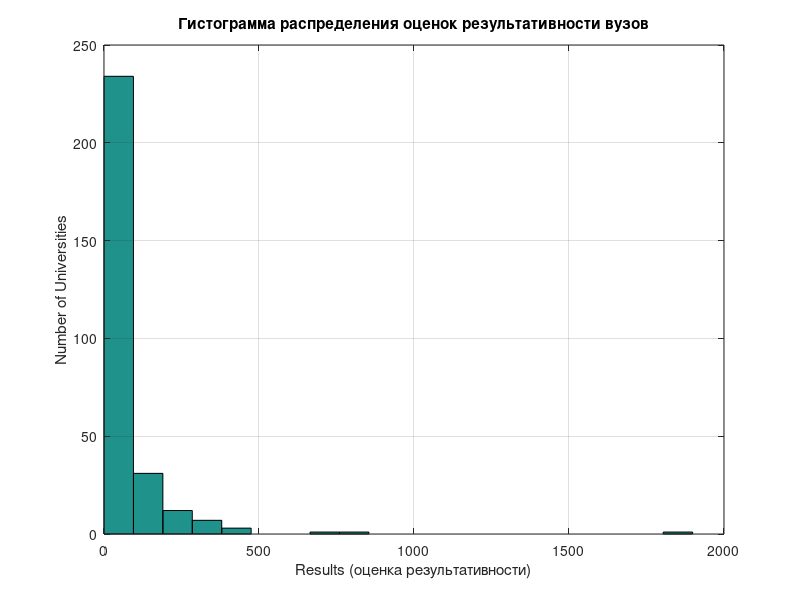

Write MATLAB code to recreate this figure.
% programm_Strakhova.m
% Тема 2. Метод главных компонент (расширенная версия с записью в файл)
% Страховая Виктория, группа А-03-22

clear all;
close all;
clc;

% Открытие файла для записи результатов
fp = fopen('prtcl_Strakhova.txt', 'w');

% Загрузка данных
XX = load('dan_vuz.txt');
fprintf(fp, '=== ДАННЫЕ О ВУЗАХ ===\n');
fprintf(fp, 'Размер матрицы XX: %d x %d\n', size(XX, 1), size(XX, 2));
fprintf(fp, 'Количество вузов: %d\n', size(XX, 1));

% Выделение показателей результативности
X = XX(:, 3:13);
fprintf(fp, '\n=== ПОКАЗАТЕЛИ РЕЗУЛЬТАТИВНОСТИ ===\n');
fprintf(fp, 'Матрица X: %d x %d (11 показателей)\n', size(X, 1), size(X, 2));

% Матрица корреляций
R = corr(X);
fprintf(fp, '\n=== МАТРИЦА КОРРЕЛЯЦИЙ ===\n');
for i = 1:size(R, 1)
    for j = 1:size(R, 2)
        fprintf(fp, '%8.4f ', R(i, j));
    end
    fprintf(fp, '\n');
end

% Метод главных компонент
[vect, lambda] = eig(X' * X);
Sobst = diag(lambda);

% Вывод собственных значений
fprintf(fp, '\n=== СОБСТВЕННЫЕ ЗНАЧЕНИЯ ===\n');
for i = 1:length(Sobst)
    fprintf(fp, '%f\n', Sobst(i));
end

% Наибольшее собственное значение
SobMax = Sobst(end);
GlComp = vect(:, end);
fprintf(fp, '\n=== ГЛАВНАЯ КОМПОНЕНТА ===\n');
fprintf(fp, 'Наибольшее собственное значение: %f\n', SobMax);
fprintf(fp, 'Соответствующий собственный вектор:\n');
for i = 1:length(GlComp)
    fprintf(fp, '%f\n', GlComp(i));
end

% Доля информации
Delt = 100 * SobMax / sum(Sobst);
fprintf(fp, '\n=== ДОЛЯ ИНФОРМАЦИИ ===\n');
fprintf(fp, 'Delta = %.2f%%\n', Delt);
fprintf(fp, 'Delta (округленно) = %d%%\n', round(Delt));

% Оценки результативности
Res = X * GlComp;

% Вывод результатов
fprintf(fp, '\n=== РЕЗУЛЬТАТЫ (номер вуза - оценка) ===\n');
fprintf(fp, 'Results:\n');
for i = 1:length(Res)
    fprintf(fp, '%d  %f\n', XX(i, 1), Res(i));
end

% Сохранение результатов
save res_Strakhova.mat Res -mat;
fprintf(fp, '\nРезультаты сохранены в файл res_Strakhova.mat\n');

% Гистограмма
figure(1);
hist(Res, 20);
xlabel('Results (оценка результативности)');
ylabel('Number of Universities');
title('Гистограмма распределения оценок результативности вузов');
grid on;
saveas(gcf, 'Hist_Strakhova.jpg', 'jpg');
fprintf(fp, 'Гистограмма сохранена в файл Hist_Strakhova.jpg\n');

% Корреляция с финансированием
CorFin = corr(Res, XX(:, 2));
fprintf(fp, '\n=== КОРРЕЛЯЦИЯ ===\n');
fprintf(fp, 'Correlation of Results and Money = %f\n', CorFin);

% Статистика
fprintf(fp, '\n=== СТАТИСТИКА ===\n');
fprintf(fp, 'min(Res) = %f\n', min(Res));
fprintf(fp, 'max(Res) = %f\n', max(Res));
fprintf(fp, 'mean(Res) = %f\n', mean(Res));
fprintf(fp, 'std(Res) = %f\n', std(Res));

fclose(fp);
disp("Результаты записаны в файл prtcl_Strakhova.txt");
